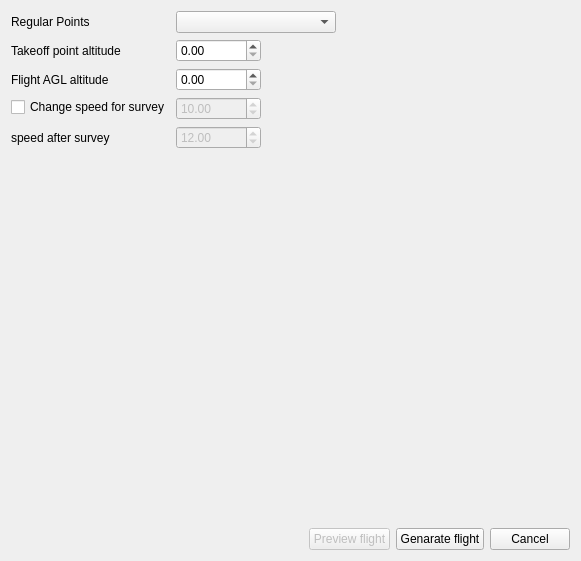
<?xml version="1.0" encoding="UTF-8"?>
<ui version="4.0">
 <class>makeRegularFlightForm</class>
 <widget class="QDialog" name="makeRegularFlightForm">
  <property name="geometry">
   <rect>
    <x>0</x>
    <y>0</y>
    <width>581</width>
    <height>561</height>
   </rect>
  </property>
  <property name="windowTitle">
   <string>Generate Flights</string>
  </property>
  <layout class="QVBoxLayout" name="verticalLayout">
   <item>
    <layout class="QHBoxLayout" name="horizontalLayout_6">
     <item>
      <layout class="QFormLayout" name="formLayout">
       <item row="0" column="0">
        <widget class="QLabel" name="label_4">
         <property name="minimumSize">
          <size>
           <width>150</width>
           <height>0</height>
          </size>
         </property>
         <property name="text">
          <string>Regular Points</string>
         </property>
        </widget>
       </item>
       <item row="0" column="1">
        <widget class="QComboBox" name="regular_points_layer">
         <property name="minimumSize">
          <size>
           <width>160</width>
           <height>0</height>
          </size>
         </property>
        </widget>
       </item>
       <item row="1" column="0">
        <widget class="QLabel" name="label">
         <property name="minimumSize">
          <size>
           <width>150</width>
           <height>0</height>
          </size>
         </property>
         <property name="text">
          <string>Takeoff point altitude</string>
         </property>
        </widget>
       </item>
       <item row="1" column="1">
        <layout class="QHBoxLayout" name="horizontalLayout">
         <item>
          <widget class="QDoubleSpinBox" name="to_alt_doubleSpinBox">
           <property name="minimumSize">
            <size>
             <width>85</width>
             <height>0</height>
            </size>
           </property>
           <property name="maximumSize">
            <size>
             <width>85</width>
             <height>16777215</height>
            </size>
           </property>
           <property name="maximum">
            <double>10000.000000000000000</double>
           </property>
          </widget>
         </item>
         <item>
          <spacer name="horizontalSpacer_2">
           <property name="orientation">
            <enum>Qt::Horizontal</enum>
           </property>
           <property name="sizeHint" stdset="0">
            <size>
             <width>40</width>
             <height>20</height>
            </size>
           </property>
          </spacer>
         </item>
        </layout>
       </item>
       <item row="2" column="0">
        <widget class="QLabel" name="label_2">
         <property name="minimumSize">
          <size>
           <width>150</width>
           <height>0</height>
          </size>
         </property>
         <property name="text">
          <string>Flight AGL altitude</string>
         </property>
        </widget>
       </item>
       <item row="2" column="1">
        <layout class="QHBoxLayout" name="horizontalLayout_3">
         <item>
          <widget class="QDoubleSpinBox" name="f_alt_doubleSpinBox">
           <property name="minimumSize">
            <size>
             <width>85</width>
             <height>0</height>
            </size>
           </property>
           <property name="maximumSize">
            <size>
             <width>85</width>
             <height>16777215</height>
            </size>
           </property>
           <property name="maximum">
            <double>10000.000000000000000</double>
           </property>
          </widget>
         </item>
         <item>
          <spacer name="horizontalSpacer_3">
           <property name="orientation">
            <enum>Qt::Horizontal</enum>
           </property>
           <property name="sizeHint" stdset="0">
            <size>
             <width>40</width>
             <height>20</height>
            </size>
           </property>
          </spacer>
         </item>
        </layout>
       </item>
       <item row="3" column="0">
        <widget class="QCheckBox" name="survey_speed_checkBox">
         <property name="minimumSize">
          <size>
           <width>150</width>
           <height>0</height>
          </size>
         </property>
         <property name="text">
          <string>Change speed for survey</string>
         </property>
        </widget>
       </item>
       <item row="3" column="1">
        <layout class="QHBoxLayout" name="horizontalLayout_5">
         <item>
          <widget class="QDoubleSpinBox" name="survey_speed_doubleSpinBox">
           <property name="enabled">
            <bool>false</bool>
           </property>
           <property name="minimumSize">
            <size>
             <width>85</width>
             <height>0</height>
            </size>
           </property>
           <property name="maximumSize">
            <size>
             <width>85</width>
             <height>16777215</height>
            </size>
           </property>
           <property name="maximum">
            <double>999999.000000000000000</double>
           </property>
           <property name="singleStep">
            <double>0.500000000000000</double>
           </property>
           <property name="value">
            <double>10.000000000000000</double>
           </property>
          </widget>
         </item>
         <item>
          <spacer name="horizontalSpacer_5">
           <property name="orientation">
            <enum>Qt::Horizontal</enum>
           </property>
           <property name="sizeHint" stdset="0">
            <size>
             <width>40</width>
             <height>20</height>
            </size>
           </property>
          </spacer>
         </item>
        </layout>
       </item>
       <item row="4" column="0">
        <widget class="QLabel" name="label_3">
         <property name="minimumSize">
          <size>
           <width>150</width>
           <height>0</height>
          </size>
         </property>
         <property name="text">
          <string>speed after survey</string>
         </property>
        </widget>
       </item>
       <item row="4" column="1">
        <layout class="QHBoxLayout" name="horizontalLayout_4">
         <item>
          <widget class="QDoubleSpinBox" name="after_survey_speed_doubleSpinBox">
           <property name="enabled">
            <bool>false</bool>
           </property>
           <property name="minimumSize">
            <size>
             <width>85</width>
             <height>0</height>
            </size>
           </property>
           <property name="maximumSize">
            <size>
             <width>85</width>
             <height>16777215</height>
            </size>
           </property>
           <property name="maximum">
            <double>999999.000000000000000</double>
           </property>
           <property name="singleStep">
            <double>0.500000000000000</double>
           </property>
           <property name="value">
            <double>12.000000000000000</double>
           </property>
          </widget>
         </item>
         <item>
          <spacer name="horizontalSpacer_6">
           <property name="orientation">
            <enum>Qt::Horizontal</enum>
           </property>
           <property name="sizeHint" stdset="0">
            <size>
             <width>40</width>
             <height>20</height>
            </size>
           </property>
          </spacer>
         </item>
        </layout>
       </item>
      </layout>
     </item>
     <item>
      <spacer name="horizontalSpacer_4">
       <property name="orientation">
        <enum>Qt::Horizontal</enum>
       </property>
       <property name="sizeHint" stdset="0">
        <size>
         <width>197</width>
         <height>20</height>
        </size>
       </property>
      </spacer>
     </item>
    </layout>
   </item>
   <item>
    <spacer name="verticalSpacer">
     <property name="orientation">
      <enum>Qt::Vertical</enum>
     </property>
     <property name="sizeHint" stdset="0">
      <size>
       <width>20</width>
       <height>368</height>
      </size>
     </property>
    </spacer>
   </item>
   <item>
    <layout class="QHBoxLayout" name="horizontalLayout_2">
     <item>
      <spacer name="horizontalSpacer">
       <property name="orientation">
        <enum>Qt::Horizontal</enum>
       </property>
       <property name="sizeHint" stdset="0">
        <size>
         <width>40</width>
         <height>20</height>
        </size>
       </property>
      </spacer>
     </item>
     <item>
      <widget class="QPushButton" name="pushButton_2">
       <property name="enabled">
        <bool>false</bool>
       </property>
       <property name="text">
        <string>Preview flight</string>
       </property>
      </widget>
     </item>
     <item>
      <widget class="QPushButton" name="bindElevationButton">
       <property name="text">
        <string>Genarate flight</string>
       </property>
      </widget>
     </item>
     <item>
      <widget class="QPushButton" name="cancel_pushButton">
       <property name="text">
        <string>Cancel</string>
       </property>
      </widget>
     </item>
    </layout>
   </item>
  </layout>
 </widget>
 <resources/>
 <connections/>
</ui>
